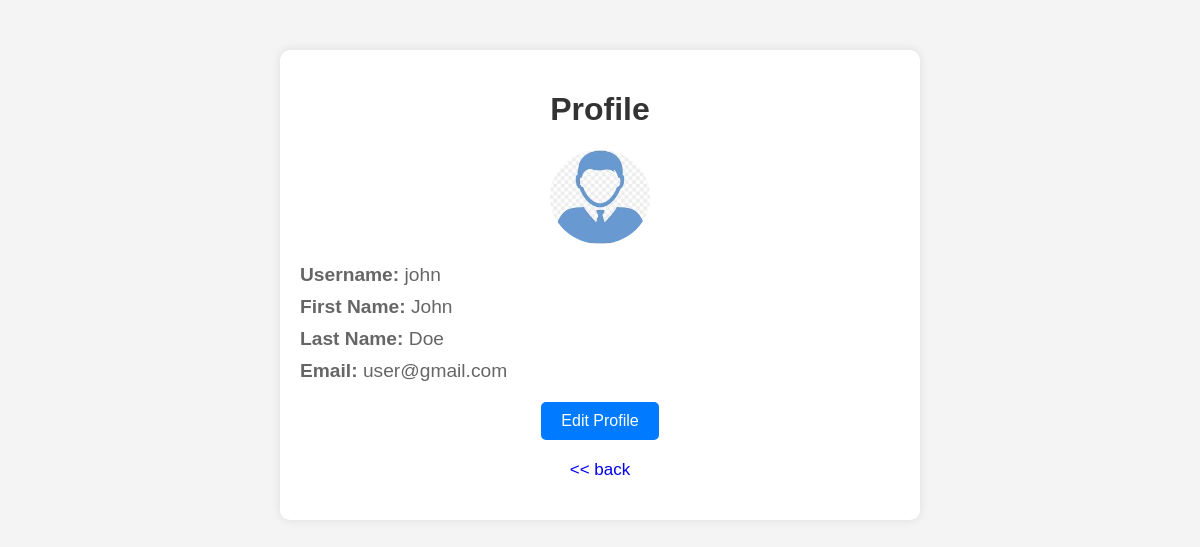
The page /auth/profile/ (signed in) on the database its author committed.
### users/models.py (models this page shows, shortened)
class User(AbstractUser):
    birth_date = models.DateField(null=True, blank=True)
    image = models.ImageField(null=True, blank=True, upload_to='users', default='default/user.png')
    class Meta:
        db_table = 'users'

### users/views.py (the view)
# urls.py: path('profile/', ProfileView.as_view(), name='profile'),
class ProfileView(View):
    def get(self, request):
        return render(request, 'profile/profile.html')

### history/context_processors.py (called while the page is built)
def account_balance(request):
    if request.user.is_authenticated:
        account_balance, created = AccountBalance.objects.get_or_create(user=request.user)
        return {'balance': account_balance.balance}
    return {}

### templates/profile/profile.html (shortened to what this page needs)
<!DOCTYPE html>
<html lang="en">
<head>
</head>
<body>
    {% block content %}
    <div class="container">
        <h1>Profile</h1>
        <img src="{{ user.image.url }}" alt="user-img" width="100px">
        <p><strong>Username:</strong> {{ user.username }}</p>
        <p><strong>First Name:</strong> {{ user.first_name }}</p>
        <p><strong>Last Name:</strong> {{ user.last_name }}</p>
        <p><strong>Email:</strong> {{ user.email }}</p>
        <a href="{% url 'users:edit-profile' %}"><button>Edit Profile</button></a>
        <a class="c-link" href="/"><< back</a>
    </div>
    {% endblock %}
</body>
</html>

### templates/profile/profile.html (style rules this page uses)
body { font-family: Arial, sans-serif; background-color: #f4f4f4; margin: 0; padding: 0; }
.container { width: 80%; max-width: 600px; margin: 50px auto; background: white; padding: 20px; border-radius: 10px; box-shadow: 0 0 10px rgba(0, 0, 0, 0.1); }
h1 { text-align: center; color: #333; }
img { display: block; margin: 0 auto 20px; border-radius: 50%; }
p { font-size: 1.2em; color: #666; margin: 10px 0; }
a { display: block; text-align: center; margin: 20px 0; }
button { background-color: #007BFF; color: white; border: none; padding: 10px 20px; font-size: 1em; border-radius: 5px; cursor: pointer; transition: background-color 0.3s; }
.c-link { text-decoration: none; font-size: 17px; }

### rows shown on the page
User: image (placeholder picture), username "john", first_name "John", last_name "Doe", email "user@gmail.com"
